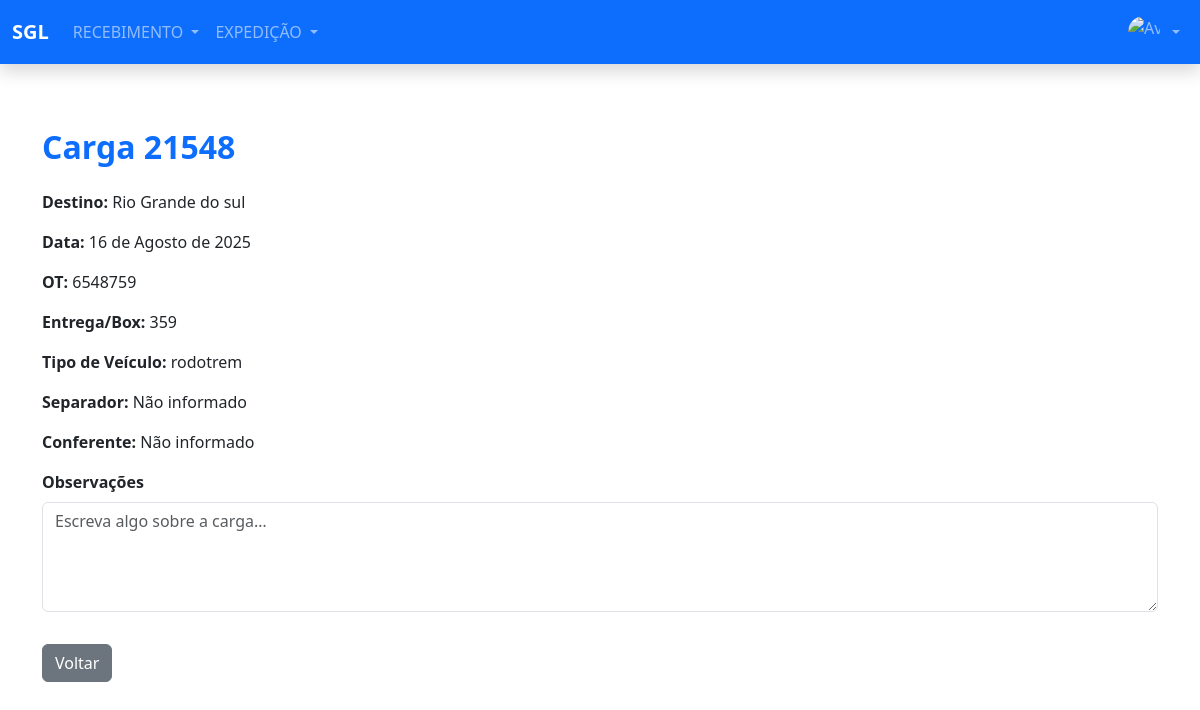
The page /expedicao/carga/17/ (signed in) on the database its author committed.
### expedicao/models.py (models this page shows, shortened)
class ControleSeparacao(models.Model):
    destino = models.CharField(max_length=150, default="Destino desconhecido")
    data = models.DateField(verbose_name="Data da Carga")
    numero_transporte = models.CharField("Número da Carga", max_length=10)
    ot = models.CharField("Ordem de Transporte", max_length=10)
    entrega_box = models.CharField(max_length=3, blank=True, null=True, default="Não informado")
    TIPO_VEICULO_CHOICES = [
        ("3/4", "3/4"),
        ("toco", "Toco"),
        ("carreta", "Carreta"),
        ("truck", "Truck"),
        ("rodotrem", "Rodotrem"),
        ("container", "Container"),
        ("utilitario", "Utilitário"),
    ]
    tipo_veiculo = models.CharField(max_length=20, choices=TIPO_VEICULO_CHOICES, blank=True, default="Não informado")
    outros_separadores = models.CharField(max_length=255, blank=True, default="Não informado")
    conferente = models.CharField(max_length=100, blank=True, default="Não informado")
    inicio_separacao = models.TimeField(blank=True, null=True)
    resumo_conf = models.BooleanField(default=False)
    resumo_motorista = models.BooleanField(default=False)
    etiquetas_cds = models.BooleanField(default=False)
    carga_gerada = models.BooleanField(default=False)
    atribuida = models.BooleanField(default=False)
    finalizado = models.BooleanField(default=False)
    STATUS_CHOICES = [
        ("Pendente", "Pendente"),
        ("Andamento", "Em Andamento"),
        ("Concluido", "Concluído"),
    ]
    status = models.CharField(max_length=20, choices=STATUS_CHOICES, default="Pendente")

### expedicao/views.py (the view)
# urls.py: path('carga/<int:pk>/', views.CargaDetailView.as_view(), name='detalhe_carga'),
class CargaDetailView(DetailView):
    model = ControleSeparacao
    template_name = 'expedicao/detalhe_carga.html'
    context_object_name = 'carga'

### templates/expedicao/detalhe_carga.html (shortened to what this page needs)
{% extends 'receipt/index.html' %}
{% block content %}
<div class="container mt-5">
    <h2 class="fw-bold mb-4 text-primary">Carga {{ carga.numero_transporte }}</h2>
    <p><strong>Destino:</strong> {{ carga.destino }}</p>
    <p><strong>Data:</strong> {{ carga.data }}</p>
    <p><strong>OT:</strong> {{ carga.ot }}</p>
    <p><strong>Entrega/Box:</strong> {{ carga.entrega_box }}</p>
    <p><strong>Tipo de Veículo:</strong> {{ carga.tipo_veiculo }}</p>
    <p><strong>Separador:</strong> {{ carga.outros_separadores }}</p>
    <p><strong>Conferente:</strong> {{ carga.conferente }}</p>
    <div class="mb-3">
        <label for="observacoes" class="form-label fw-semibold">Observações</label>
        <textarea id="observacoes" class="form-control" rows="4" placeholder="Escreva algo sobre a carga…">{{ carga.observacoes }}</textarea>
    </div>
    <a href="{% url 'expedicao:cargas_list' %}" class="btn btn-secondary mt-3">Voltar</a>
</div>
{% endblock %}

### rows shown on the page
ControleSeparacao: numero_transporte "21548", destino "Rio Grande do sul", data "16 de Agosto de 2025", ot "6548759", entrega_box "359", tipo_veiculo "rodotrem", outros_separadores "Não informado", conferente "Não informado"
